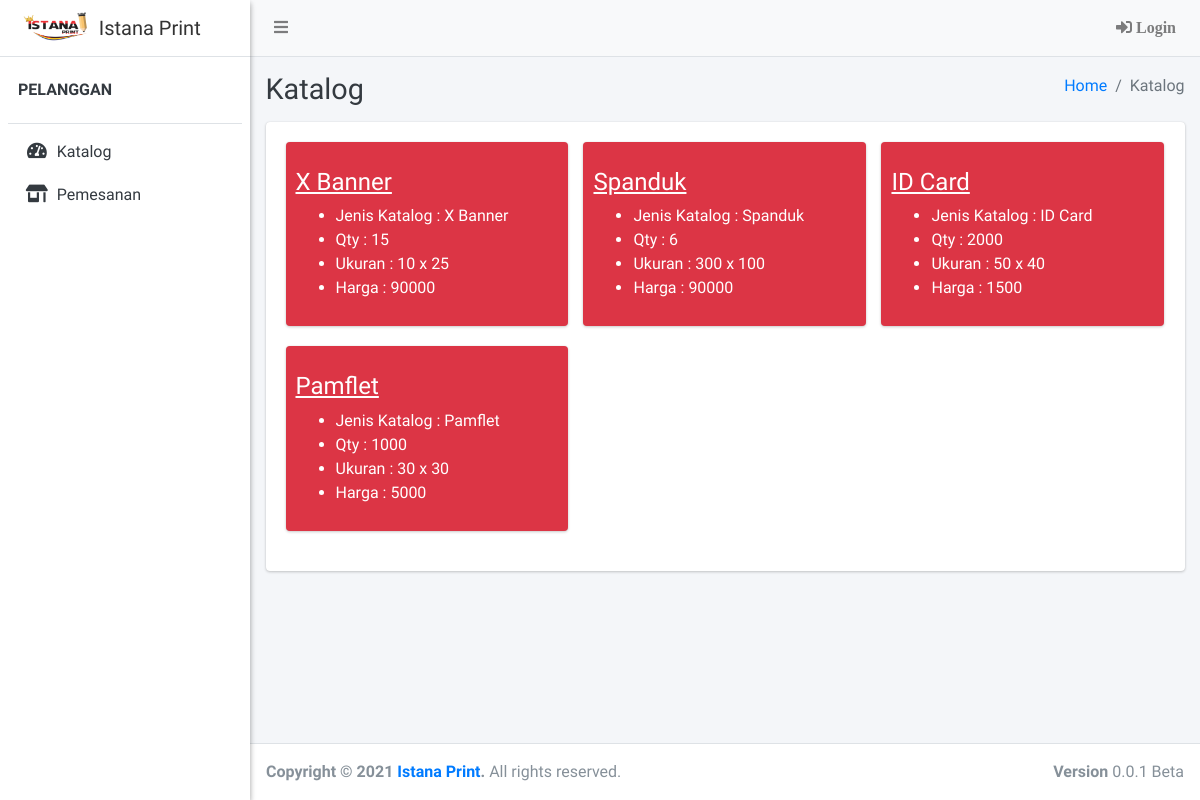
/index_asal.php, run on an earlier commit of the app's database.
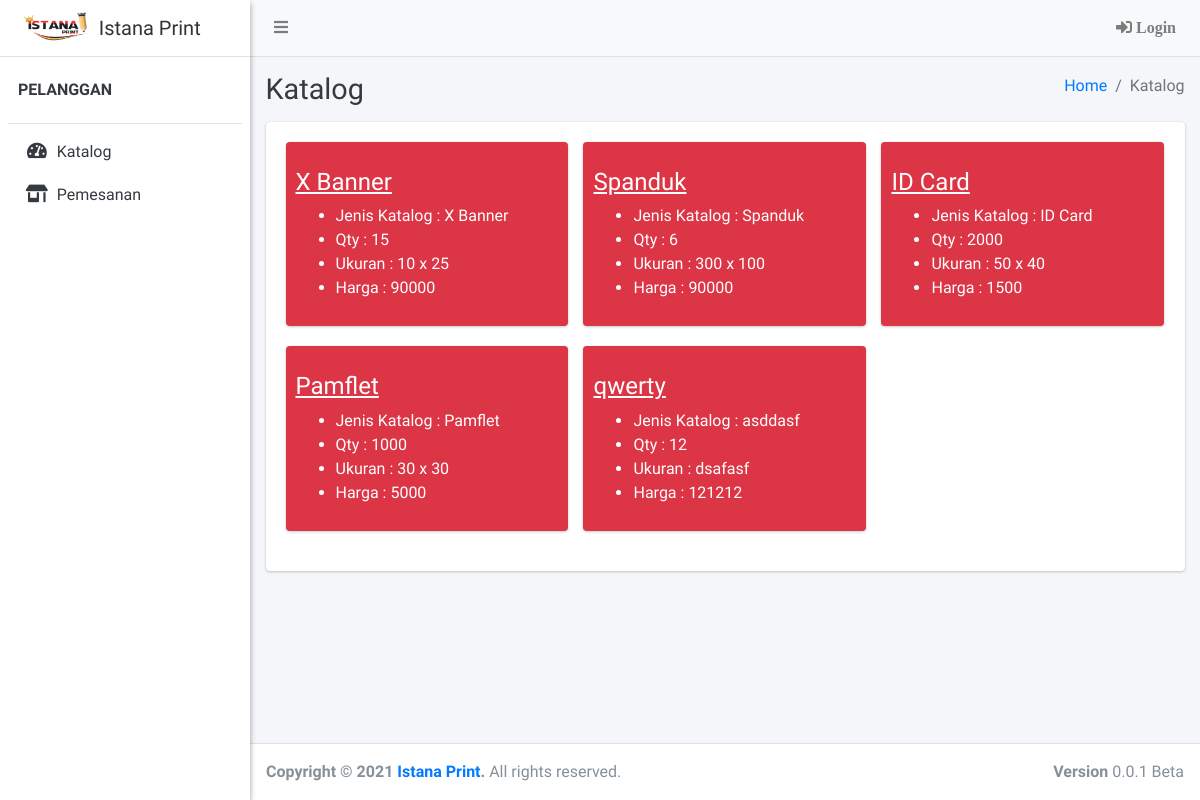
And on a later commit of the database.
### tables this page shows
CREATE TABLE `katalog`  (
  `id_katalog` int(11) NOT NULL AUTO_INCREMENT,
  `nama_katalog` varchar(150) NOT NULL,
  `jenis_katalog` varchar(150) NOT NULL,
  `qty` varchar(50) NOT NULL,
  `ukuran` varchar(150) NOT NULL,
  `harga` varchar(50) NOT NULL,
  `harga_desain` varchar(50) NOT NULL,
  `total_harga` varchar(50) NOT NULL,
  `file` varchar(100) NULL DEFAULT NULL,
  PRIMARY KEY (`id_katalog`) USING BTREE
);

### index_asal.php (the view, shortened to what this page needs)
<?php
require 'config/koneksi.php';
?>
<!DOCTYPE html>
<html>
<?php
include 'templates_public/head.php';
?>
<body class="hold-transition sidebar-mini layout-fixed">
  <div class="wrapper">
    <?php
    include 'templates_public/navbar.php';
    ?>
    <?php
    include 'templates_public/sidebar.php';
    ?>
    <div class="content-wrapper">
      <div class="content-header">
        <div class="container-fluid">
          <div class="row">
            <div class="col-sm-6">
              <h1 class="m-0 text-dark">Katalog</h1>
            </div>
            <div class="col-sm-6">
              <ol class="breadcrumb float-sm-right">
                <li class="breadcrumb-item"><a href="#">Home</a></li>
                <li class="breadcrumb-item active">Katalog </li>
              </ol>
            </div>
          </div>
        </div>
      </div>
      <section class="content">
        <div class="container-fluid">
          <div class="row">
            <div class="col-12">
              <div class="card">
                <div class="card-body">
                <div class="row">
                <?php
                $data = $koneksi->query("SELECT * FROM katalog");
                while ($row = $data->fetch_array()) {
                ?>
                <div class="col-lg-4 col-6">
                  <div class="small-box bg-danger">
                    <div class="inner">
                      <p>
                      <h4><u><?= $row['nama_katalog'] ?></u></h4>
                      <ul>
                        <li>Jenis Katalog : <?= $row['jenis_katalog'] ?></li>
                        <li>Qty : <?= $row['qty'] ?></li>
                        <li>Ukuran : <?= $row['ukuran'] ?></li>
                        <li>Harga : <?= $row['harga'] ?></li>
                      </ul>
                      </p>
                    </div>
                  </div>
                </div>
                <?php } ?>
                </div>
              </div>
            </div>
          </div>
          </div>
        </div>
      </section>
    </div>
    <?php
    include 'templates_public/footer.php';
    ?>
  </div>
</body>
</html>

What changed in the data, as far as the page shows it:
added katalog: nama_katalog "qwerty", jenis_katalog "asddasf", qty "12", ukuran "dsafasf", harga "121212"
